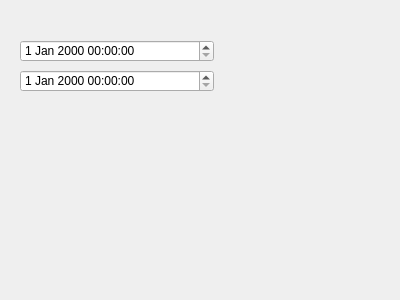
<?xml version="1.0" encoding="UTF-8"?>
<ui version="4.0">
 <class>QDateTimeEditTest</class>
 <widget class="QWidget" name="QDateTimeEditTest">
  <property name="geometry">
   <rect>
    <x>0</x>
    <y>0</y>
    <width>400</width>
    <height>300</height>
   </rect>
  </property>
  <property name="windowTitle">
   <string>QDateTimeEditTest</string>
  </property>
  <widget class="QDateTimeEdit" name="startDateTimeEdit">
   <property name="geometry">
    <rect>
     <x>20</x>
     <y>40</y>
     <width>194</width>
     <height>22</height>
    </rect>
   </property>
  </widget>
  <widget class="QDateTimeEdit" name="endDateTimeEdit">
   <property name="geometry">
    <rect>
     <x>20</x>
     <y>70</y>
     <width>194</width>
     <height>22</height>
    </rect>
   </property>
  </widget>
 </widget>
 <layoutdefault spacing="6" margin="11"/>
 <resources/>
 <connections/>
</ui>
